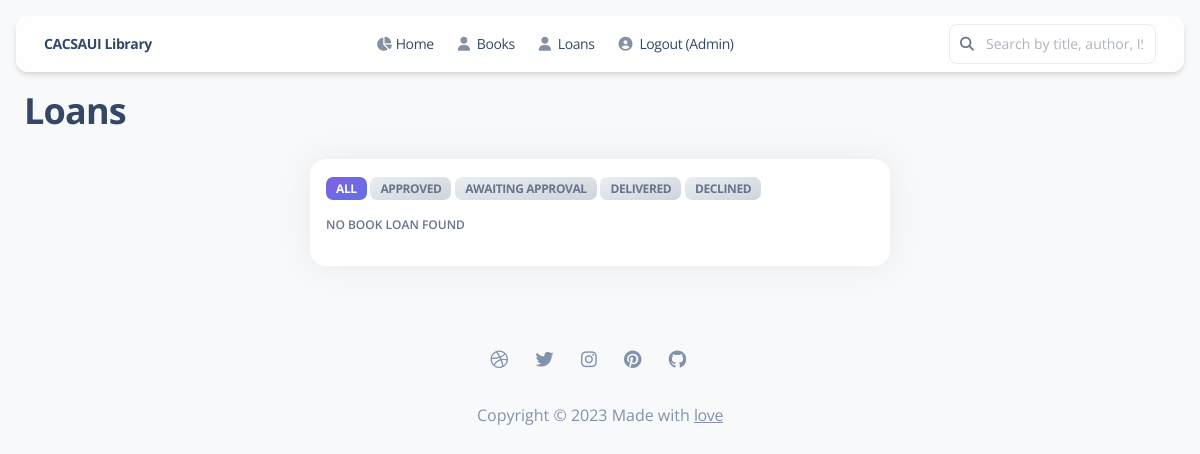
The app's page /loans/ (signed in), older data.
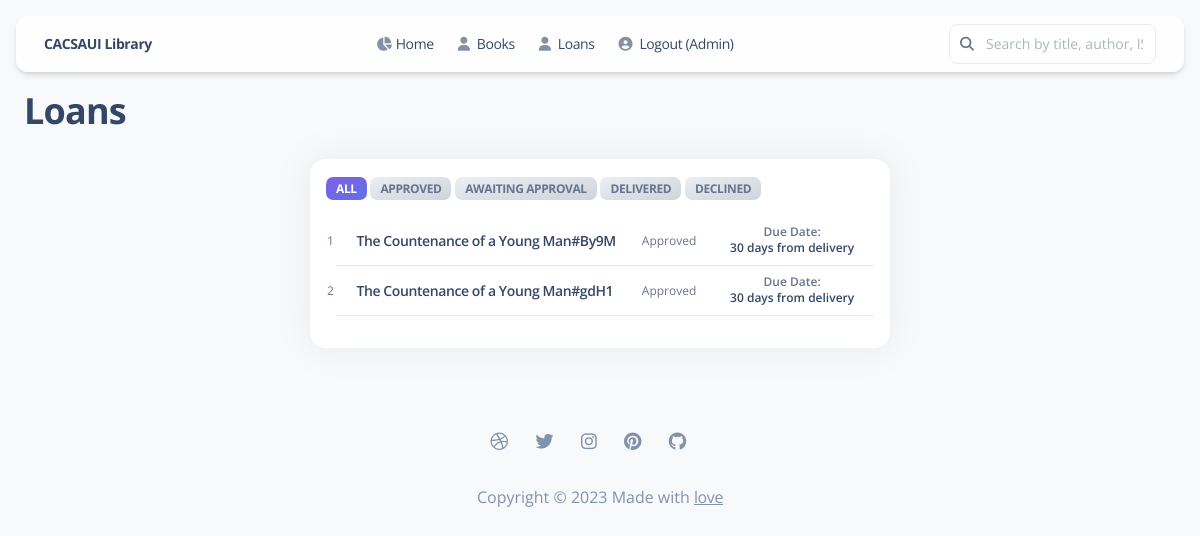
The same page, newer data.
### loans/models.py (models this page shows, shortened)
class BookRequest(models.Model):
    id = models.UUIDField(primary_key=True, default=uuid4, editable=False)
    requester = models.ForeignKey(to=get_user_model(), on_delete=models.CASCADE)
    copy = models.ForeignKey(to=BookCopy, on_delete=models.CASCADE)
    REQUEST_STATUS = (
        ("w", "Awaiting Approval"),
        ("a", "approved"),
        ("d", "delivered"),
        ("x", "declined"),
    )
    status = models.CharField(max_length=1, default="w", choices=REQUEST_STATUS)
    date_time_requested = models.DateTimeField(auto_now_add=True, null=True)
    date_time_delivered = models.DateTimeField(null=True, blank=True)

### books/models.py (models this page shows, shortened)
class BookCopy(models.Model):
    id = models.CharField(
        primary_key=True, default=gen_rand_four, editable=False, max_length=4
    )
    book = models.ForeignKey("Book", related_name="copies", on_delete=models.CASCADE)
    due_date = models.DateField(
        null=True, blank=True, help_text="When the book is due for returning"
    )
    LOAN_STATUS = (("a", "available"), ("b", "borrowed"), ("r", "reserved"))
    status = models.CharField(max_length=1, default="a", choices=LOAN_STATUS)
    class Meta:
        ordering = ["status"]
    def __str__(self) -> str:
        return f"{self.book.title}#{self.id}"

class Book(models.Model):
    id = models.UUIDField(primary_key=True, default=uuid4, editable=False)
    title = models.CharField(max_length=256)
    author = models.ForeignKey(Author, related_name="books", on_delete=models.PROTECT)
    summary = models.TextField(max_length=1024, null=True, blank=True)
    isbn = models.CharField("ISBN_13", max_length=13, blank=True)
    isbn_10 = models.CharField("ISBN_10", max_length=10, null=True, blank=True)
    num_of_pages = models.CharField(max_length=6, null=True, blank=True)
    cover_src = models.CharField(max_length=50, null=True, blank=True)
    cover = models.ImageField(blank=True, upload_to="covers/", null=True)
    published_date = models.CharField(max_length=50, null=True, blank=True)
    date_added = models.DateField(auto_now_add=True)
    class Meta:
        ordering = ["-date_added"]

### loans/views.py (the view)
# urls.py: path('', LoanListView.as_view(), name='loans' ),
class LoanListView(LoginRequiredMixin, ListView):
    model = BookRequest
    context_object_name = "loans"
    template_name = "loans/list.html"
    status_label = {
        "awaiting": "w",
        "approved": "a",
        "delivered": "d",
        "declined": "x",
    }
    def get_queryset(self) -> QuerySet[Any]:
        if self.kwargs.get("status") is not None:
            status = self.status_label.get(self.kwargs["status"])
            return BookRequest.objects.filter(
                requester=self.request.user, status=status
            )
        else:
            return BookRequest.objects.filter(requester=self.request.user)

### templates/loans/list.html (shortened to what the changed rows need)
{% extends "layouts/base-shadow.html" %}
{% load static %}
{% block page_heading %}
<h2> Loans </h2>
{% endblock page_heading %}
{% block content %}
    <div class="flex flex-wrap mt-4 justify-center -mx-3">
    <div class="w-full max-w-full px-1 shrink-0 md:w-6/12 md:flex-0 md:mt-0">
        <div class="p-4  bg-white border-0 border-solid shadow-xl dark:bg-slate-850 dark:shadow-dark-xl dark:bg-gray-950 border-black-125 rounded-2xl bg-clip-border">
            <div class="overflow-x-auto">
                <table class="items-center w-full mb-4 align-top border-collapse border-gray-200 dark:border-white/40">
                    <tbody>
                    {% for loan in loans %}
                    <tr>
                        <td>
                            <p class="mb-0 text-xs leading-normal dark:text-white">{{forloop.counter}}</p>
                        </td>
                        <td class="p-2 align-middle bg-transparent border-b w-3/10 whitespace-nowrap dark:border-white/40">
                        <div class="flex items-center px-1 py-1">
                            <div class="ml-2">
                            <h6 class="mb-0 text-sm leading-normal dark:text-white">
                            <a href="{% url 'book_detail' loan.copy.book.id %}" >
                                {{loan.copy}}
                            </a>
                            </h6>
                            </div>
                        </div>
                        </td>
                        <td class="p-2 align-middle bg-transparent border-b whitespace-nowrap dark:border-white/40">
                        <div class="text-center">
                            <p class="mb-0 text-xs leading-normal dark:text-white">{{loan.get_status_display|title}}</p>
                        </div>
                        </td>
                        {% if loan.status == 'a'  %}
                        <td class="p-2 text-sm leading-normal align-middle bg-transparent border-b whitespace-nowrap dark:border-white/40">
                            <div class="flex-1 text-center">
                            <p class="mb-0 text-xs font-semibold leading-tight dark:text-white dark:opacity-60">Due Date:</p>
                            <h6 class="mb-0 text-xs leading-normal dark:text-white">30 days from delivery</h6>
                            </div>
                        </td>
                        {% endif %}
                    </tr>
                    {% empty %}
                        <p class="mb-0 text-xs font-semibold uppercase leading-normal dark:text-white">No book loan found</p>
                    {% endfor %}
                    </tbody>
                </table>
            </div>
        </div>
    </div>
{% endblock content %}

Row changes from the older to the newer data that the page shows:
added BookRequest: copy "The Countenance of a Young Man#By9M", status "Approved", shows "Due Date:"
added BookRequest: copy "The Countenance of a Young Man#gdH1", status "Approved", shows "Due Date:"
Text that changed along with them:
text no longer shown: "NO BOOK LOAN FOUND"
